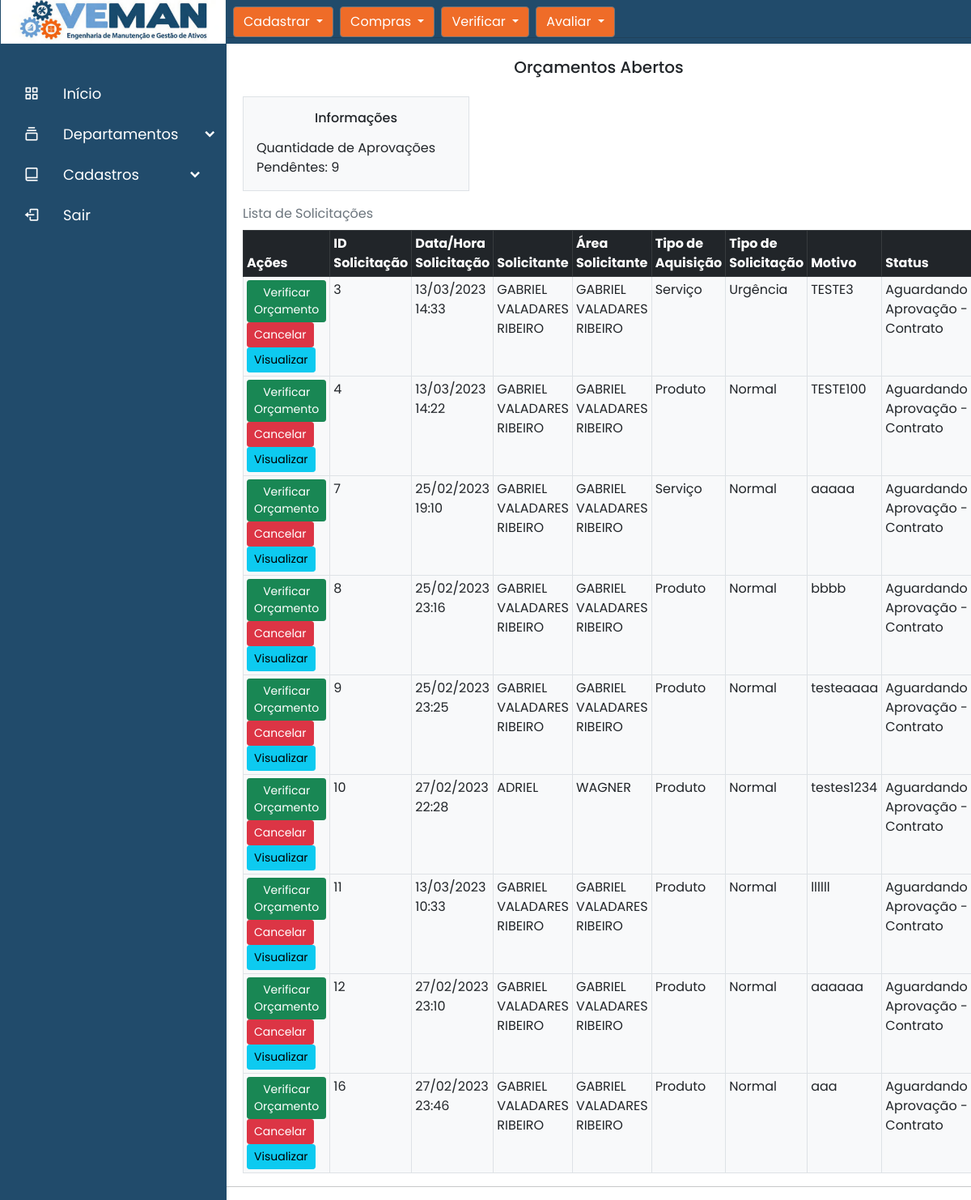
The app's page /aprovar_orcamento_contrato with its own data.
### vemango/models.py (models this page shows)
class Solicitar_Orcamento(database.Model):
    id = database.Column(database.Integer, primary_key=True)
    datasolicitacao = database.Column(database.String, nullable=False)
    solicitante = database.Column(database.String, nullable=False)
    tipo_aquisicao = database.Column(database.String, nullable=False)
    tipo_solicitacao = database.Column(database.String, nullable=False)
    motivo = database.Column(database.String, nullable=False)
    area = database.Column(database.String, nullable=False)
    planilha = database.Column(database.String, nullable=False, default='Nome do Arquivo')
    datahora_envio_orcamento = database.Column(database.String, nullable=False, default='')
    usuario_envio_orcamento = database.Column(database.String, nullable=False, default='')
    status = database.Column(database.String, nullable=False, default='Aguardando Orçamento')

### vemango/routes.py (the view)
@app.route('/aprovar_orcamento_contrato', methods=['GET', 'POST'])
def aprovar_orcamento_contrato():
    aprovar_orcamento_contrato = Solicitar_Orcamento.query.filter_by(status='Aguardando Aprovação - Contrato')
    lista = []
    for item in aprovar_orcamento_contrato:
        lista.append(item)
    contagem = len(lista)
    return render_template('aprovar_orcamento_contrato.html',aprovar_orcamento_contrato=aprovar_orcamento_contrato, contagem=contagem)

### vemango/templates/aprovar_orcamento_contrato.html (shortened to what this page needs)
{% extends 'planejamento_e_controle.html' %}
{% block aprovar_orcamento_contrato %}
<hr>
<div class="container-fluid">
    <div class="row" >
        <div class="col">
            <div class="g-2 p-1 mt-1  text-center">
                <h5>Orçamentos Abertos </h5>
            </div>
        </div>
    </div>
    <div class=" ps-2 container-expand-lg mb-1" >
        <div class="row" >
            <div class="col-4">
                <form method="POST" action="" class="border p-3 mt-1  border bg-light" enctype="multipart/form-data">
                    <legend class="text-center"><h6>Informações </h6></legend>
                    <fieldset>
                        <div class="form-group">
                        Quantidade de Aprovações Pendêntes: {{ contagem }}
                        </div>
                    </fieldset>
                </form>
            </div>
        </div>
    </div>
    <div class="container-expand-lg " >
            <table class="table table-sm caption-top  table-hover table-bordered ms-2  mb-2 border p-3 mt-1  border bg-light" >
                <caption>Lista de Solicitações</caption>
                <div class="row" >
                    <div class="col">
                      <thead class="table-dark">
                        <tr class="header">
                          <th scope="col">Ações</th>
                          <th scope="col">ID Solicitação</th>
                          <th scope="col">Data/Hora Solicitação</th>
                          <th scope="col">Solicitante</th>
                          <th scope="col">Área Solicitante</th>
                          <th scope="col">Tipo de Aquisição</th>
                          <th scope="col">Tipo de Solicitação</th>
                          <th scope="col">Motivo</th>
                          <th scope="col">Status</th>
                        </tr>
                      </thead>
                      <tbody>
                      {% for retorno in aprovar_orcamento_contrato %}
                        <tr>
                            <td><a class="btn btn-success btn-sm" href="{{ url_for('verificar_orcamento', orcamento_id=retorno.id) }}"  >Verificar Orçamento</a>
                                <a class="btn btn-danger btn-sm" href=""  data-bs-toggle="modal" data-bs-target=""> Cancelar</a>
                                <a class="btn btn-info btn-sm" href="{{ url_for('visualizar_solicitacao_e_orcamento', solicitacao_id=retorno.id) }}" target="_blank" data-bs-toggle="modal" data-bs-target=""> Visualizar</a></td>
                            <td>{{ retorno.id }}</td>
                            <td>{{ retorno.datasolicitacao }}</td>
                            <td>{{ retorno.solicitante }}</td>
                            <td>{{ retorno.area }}</td>
                            <td>{{ retorno.tipo_aquisicao }}</td>
                            <td>{{ retorno.tipo_solicitacao }}</td>
                            <td>{{ retorno.motivo }}</td>
                            <td>{{ retorno.status }}</td>
                        </tr>
                      {% endfor %}
                      </tbody>
                    </div>
                </div>
            </table>
        </div>
    </div>
    <hr>
{% endblock %}

### vemango/templates/planejamento_e_controle.html (shortened to what this page needs)
{% extends 'base.html' %}
{% block body %}
<nav class="d-flex container-fluid navbar-expand-lg p-2 text-white   " style="width: 100%; background-color: #214B6B; position: fixed; top: 0;>
        <div class=" nav-item justify-content" >
            <button class="btn btn-secondary  dropdown-toggle "  type="button" id="dropdownMenuButton1" data-bs-toggle="dropdown" aria-expanded="false">
              Cadastrar
            </button>
        <div class="nav-item justify-content ps-2">
            <button class="btn btn-secondary dropdown-toggle" type="button" id="dropdownMenuButton1" data-bs-toggle="dropdown" aria-expanded="false">
              Compras
            </button>
        </div>
        <div class="nav-item justify-content ps-2">
            <button class="btn btn-secondary dropdown-toggle" type="button" id="dropdownMenuButton1" data-bs-toggle="dropdown" aria-expanded="false">
              Verificar
            </button>
        </div>
        <div class="nav-item justify-content ps-2">
            <button class="btn btn-secondary dropdown-toggle" type="button" id="dropdownMenuButton1" data-bs-toggle="dropdown" aria-expanded="false">
              Avaliar
            </button>
        </div>
</nav>
{% block aprovar_orcamento_contrato %}
{% endblock %}
{% endblock %}

### vemango/templates/base.html (shortened to what this page needs)
<!DOCTYPE html>
<html lang="pt-br">
<head>
    <link href="https://cdn.jsdelivr.net/npm/bootstrap@5.0.0-beta1/dist/css/bootstrap.min.css" rel="stylesheet">
    <link rel="stylesheet" type="text/css" href="{{ url_for('static', filename='main.css') }}">
</head>
<body>
    {% include 'navbarhorizontal.html' %}
{% block body %}
{% endblock %}
</body>
</html>

### vemango/templates/navbarhorizontal.html (shortened to what this page needs)
<!DOCTYPE html>
<html lang="en" dir="ltr">
  <head>
    <link rel="stylesheet" href="{{ url_for('static', filename='navbar.css') }}">
    <link href='https://unpkg.com/boxicons@2.0.7/css/boxicons.min.css' rel='stylesheet'>
   </head>
<body>
  <div class="sidebar showMenu">
    <div class="logo-details">
  <img src="{{ url_for('static', filename='foto_veman/Veman.png') }}" alt="Logo da VEMAN GO" style="max-width: 100%; padding-bottom: 10px;">
</div>
    <ul class="nav-links">
      <li>
        <a href="{{ url_for('home') }}">
          <i class='bx bx-grid-alt' ></i>
          <span class="link_name">Início</span>
        </a>
      <li>
        <div class="iocn-link">
          <a href="#">
            <i class='bx bx-collection' ></i>
            <span class="link_name">Departamentos</span>
          </a>
          <i class='bx bxs-chevron-down arrow'></i>
        </div>
      </li>
      <li>
        <div class="iocn-link">
          <a href="#">
            <i class='bx bx-book-alt' ></i>
            <span class="link_name">Cadastros</span>
          </a>
          <i class='bx bxs-chevron-down arrow' ></i>
        </div>
      </li>
      <li>
        <a href="{{ url_for('sair') }}">
          <i class='bx bx-log-out' ></i>
          <span class="link_name">Sair</span>
        </a>
      </li>
</ul>
  </div>
</body>
</html>

### vemango/static/main.css (style rules this page uses)
.btn-secondary { background: #EF6C28; background-color: #EF6C28; }
body { background: url("./foto_veman/backgroundd.png") no-repeat fixed center; background-size: 100%; padding-left: 280px; padding-top: 30px; }

### vemango/static/navbar.css (style rules this page uses)
* { margin: 0; padding: 0; box-sizing: border-box; font-family: 'Poppins', sans-serif; }
.sidebar { position: fixed; top: 0; left: 0; height: 100%; width: 280px; background: #214B6B; z-index: 100; transition: all 0.5s ease; }
.sidebar .logo-details { height: 60px; width: 100%; display: flex; align-items: center; border: 1px solid #214B6B; }
.sidebar .nav-links { height: 100%; padding: 30px 0 150px 0; overflow: auto; }
.sidebar .nav-links li { position: relative; list-style: none; transition: all 0.4s ease; }
.sidebar .nav-links li .iocn-link { display: flex; align-items: center; justify-content: space-between; }
.sidebar .nav-links li i { height: 50px; min-width: 78px; text-align: center; line-height: 50px; color: #fff; font-size: 20px; cursor: pointer; transition: all 0.3s ease; }
.sidebar .nav-links li a { display: flex; align-items: center; text-decoration: none; }
.sidebar .nav-links li a .link_name { font-size: 18px; font-weight: 400; color: #fff; transition: all 0.4s ease; }

### records on screen
Solicitar_Orcamento: id "3", datasolicitacao "13/03/2023 14:33", solicitante "GABRIEL VALADARES RIBEIRO", area "GABRIEL VALADARES RIBEIRO", tipo_aquisicao "Serviço", tipo_solicitacao "Urgência", motivo "TESTE3", status "Aguardando Aprovação - Contrato"
Solicitar_Orcamento: id "4", datasolicitacao "13/03/2023 14:22", solicitante "GABRIEL VALADARES RIBEIRO", area "GABRIEL VALADARES RIBEIRO", tipo_aquisicao "Produto", tipo_solicitacao "Normal", motivo "TESTE100", status "Aguardando Aprovação - Contrato"
Solicitar_Orcamento: id "7", datasolicitacao "25/02/2023 19:10", solicitante "GABRIEL VALADARES RIBEIRO", area "GABRIEL VALADARES RIBEIRO", tipo_aquisicao "Serviço", tipo_solicitacao "Normal", motivo "aaaaa", status "Aguardando Aprovação - Contrato"
Solicitar_Orcamento: id "8", datasolicitacao "25/02/2023 23:16", solicitante "GABRIEL VALADARES RIBEIRO", area "GABRIEL VALADARES RIBEIRO", tipo_aquisicao "Produto", tipo_solicitacao "Normal", motivo "bbbb", status "Aguardando Aprovação - Contrato"
Solicitar_Orcamento: id "9", datasolicitacao "25/02/2023 23:25", solicitante "GABRIEL VALADARES RIBEIRO", area "GABRIEL VALADARES RIBEIRO", tipo_aquisicao "Produto", tipo_solicitacao "Normal", motivo "testeaaaa", status "Aguardando Aprovação - Contrato"
Solicitar_Orcamento: id "10", datasolicitacao "27/02/2023 22:28", solicitante "ADRIEL", area "WAGNER", tipo_aquisicao "Produto", tipo_solicitacao "Normal", motivo "testes1234", status "Aguardando Aprovação - Contrato"
Solicitar_Orcamento: id "11", datasolicitacao "13/03/2023 10:33", solicitante "GABRIEL VALADARES RIBEIRO", area "GABRIEL VALADARES RIBEIRO", tipo_aquisicao "Produto", tipo_solicitacao "Normal", motivo "llllll", status "Aguardando Aprovação - Contrato"
Solicitar_Orcamento: id "12", datasolicitacao "27/02/2023 23:10", solicitante "GABRIEL VALADARES RIBEIRO", area "GABRIEL VALADARES RIBEIRO", tipo_aquisicao "Produto", tipo_solicitacao "Normal", motivo "aaaaaa", status "Aguardando Aprovação - Contrato"
Solicitar_Orcamento: id "16", datasolicitacao "27/02/2023 23:46", solicitante "GABRIEL VALADARES RIBEIRO", area "GABRIEL VALADARES RIBEIRO", tipo_aquisicao "Produto", tipo_solicitacao "Normal", motivo "aaa", status "Aguardando Aprovação - Contrato"

### other values on screen
{{ contagem }} "9"
